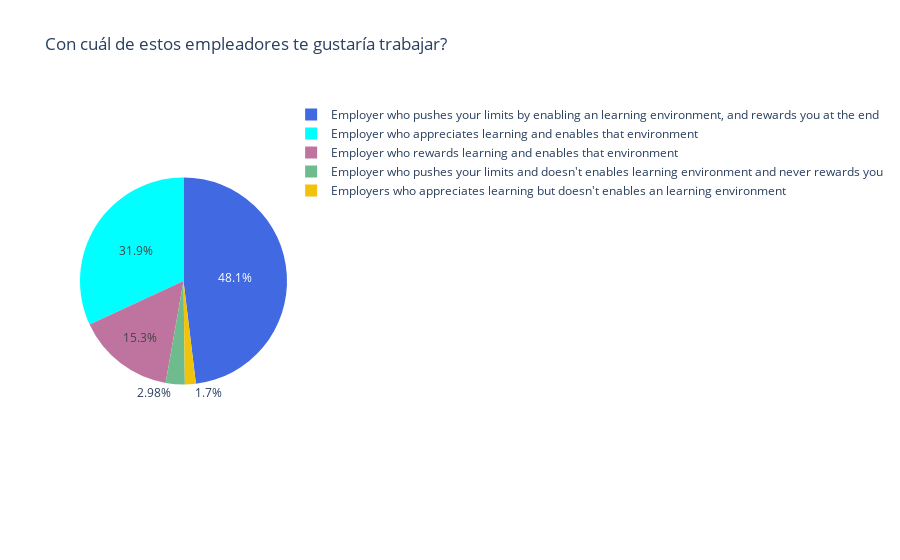

The cell this chart's notebook holds for it:
### Markdown cell above
El % de encuestados les gustaría trabajar idealmente en equipos de 5 a 6 personas, seguido por el % al que preferiría trabajar en equipos de 2 a 3 personas, seguido por el % que prefiere trabajar en equipos de más de 10 personas.

### Code cell
import plotly.graph_objects as go
gender= df['employers'].value_counts()
colors=['royalblue','cyan','#bf74a0','#6EBC8E','#F2C30D' ]
label=gender.index
counts=gender.values

fig=go.Figure(data=[go.Pie(labels=label, values=counts)])
fig.update_layout(title_text="Con cuál de estos empleadores te gustaría trabajar?")
fig.update_traces(hoverinfo='label+value', textinfo='percent', textfont_size=12,
                  marker=dict(colors=colors, line=dict(color='#000000', width=0)))
fig.show()

### Figure 1 — Plotly figure (JSON) as saved in the notebook; plotly's stock layout.template omitted (floating-point values rounded to 4 significant figures)
{"data": [{"hoverinfo": "label+value", "labels": ["Employer who pushes your limits by enabling an learning environment, and rewards you at the end", "Employer who appreciates learning and enables that environment", "Employer who rewards learning and enables that environment", "Employer who pushes your limits and doesn't enables learning environment and never rewards you", "Employers who appreciates learning but doesn't enables an learning environment"], "marker": {"colors": ["royalblue", "cyan", "#bf74a0", "#6EBC8E", "#F2C30D"], "line": {"color": "#000000", "width": 0}}, "textfont": {"size": 12}, "textinfo": "percent", "type": "pie", "values": [113, 75, 36, 7, 4]}], "layout": {"title": {"text": "Con cuál de estos empleadores te gustaría trabajar?"}}}
